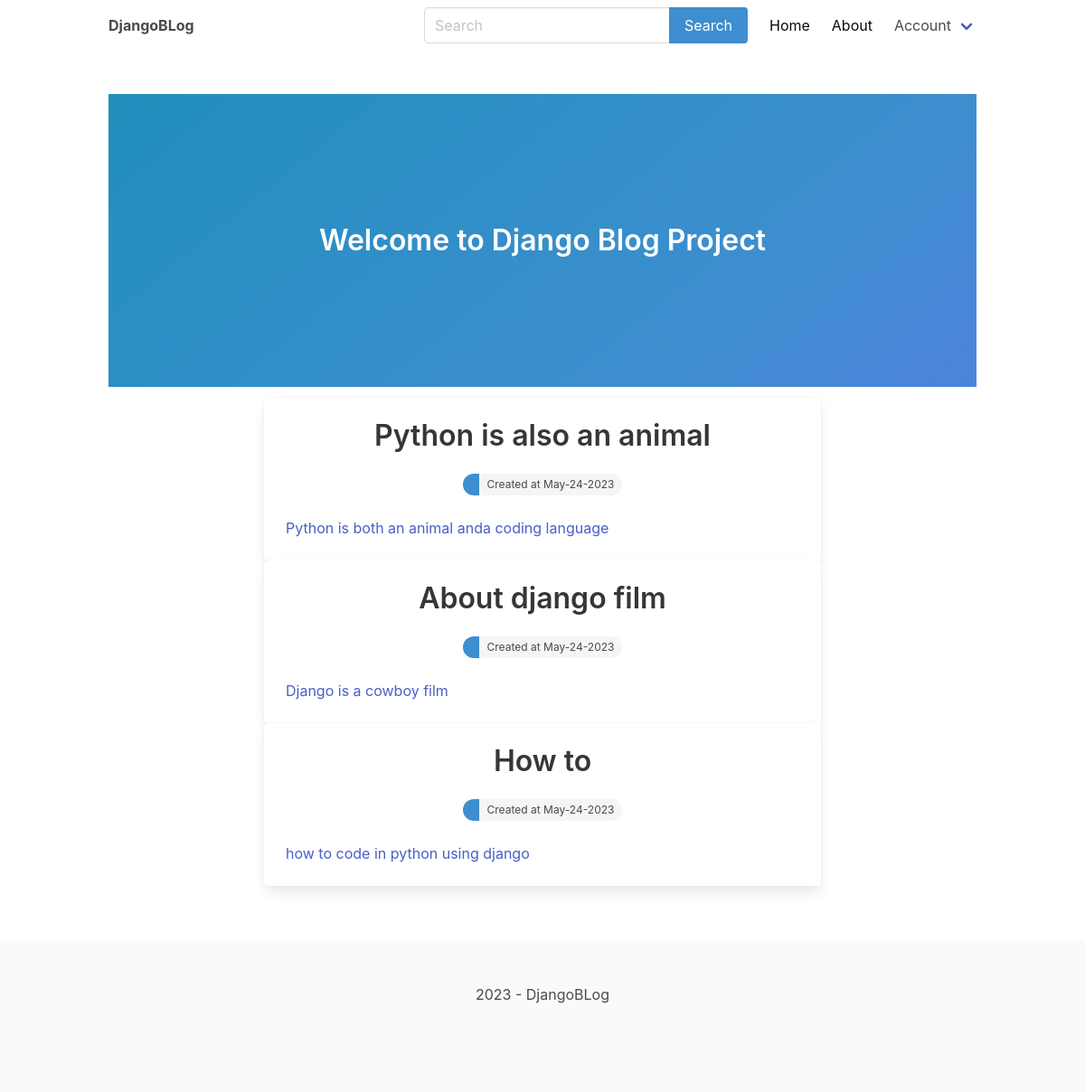
The page / on the database its author committed.
### blog/models.py (models this page shows, shortened)
class Post(models.Model):
    ACTIVE = 'active'
    DRAFT = 'draft'
    CHOICES_STATUS = (
        (ACTIVE, 'Active'),
        (DRAFT, 'Draft'),
    )
    category = models.ForeignKey(Category, on_delete=models.CASCADE, related_name='posts', null=True)
    title = models.CharField(max_length=200)
    intro = models.CharField(max_length=200)
    slug = models.SlugField(max_length=200, unique=True)
    body = models.TextField(max_length=800)
    updated = models.DateTimeField(auto_now=True)
    created = models.DateTimeField(auto_now_add=True)
    status = models.CharField(max_length=10, choices=CHOICES_STATUS, default=DRAFT)
    class Meta:
        ordering = ['-updated', '-created']

### MainApp/views.py (the view)
# urls.py: path('', homepage, name='home'),
def homepage(request):
    posts = Post.objects.filter(status=Post.ACTIVE)
    return render(request, 'MainApp/home.html', {'posts': posts})

### MainApp/templates/MainApp/home.html (shortened to what this page needs)
{% extends 'main.html' %}
{% block content %}
    <section class="hero is-info is-medium is-bold">
        <div class="hero-body">
            <div class="container has-text-centered">
                <h1 class="title">Welcome to Django Blog Project</h1>
            </div>
        </div>
    </section>
    <div class="container">
        <section class="articles">
            <div class="column is-8 is-offset-2">
                {% for post in posts %}
                    <div class="card article">
                        <div class="card-content">
                            <a href="{% url 'post_detail' post.slug %}">
                                <div class="media">
                                    <div class="media-content has-text-centered">
                                        <p class="title article-title">{{ post.title }}</p>
                                        <div class="tags has-addons level-item">
                                            <span class="tag is-rounded is-info">{{ post.author }}</span>
                                            <span class="tag is-rounded">Created at {{ post.created|date:'M-d-Y' }}</span>
                                        </div>
                                    </div>
                                </div>
                                <div class="content article-intro">
                                    {{ post.intro }}
                                </div>
                            </a>
                        </div>
                    </div>
                {% endfor %}
            </div>
        </section>
    </div>
{% endblock %}

### rows shown on the page
Post: title "Python is also an animal", created "May-24-2023", intro "Python is both an animal anda coding language"
Post: title "About django film", created "May-24-2023", intro "Django is a cowboy film"
Post: title "How to", created "May-24-2023", intro "how to code in python using django"
